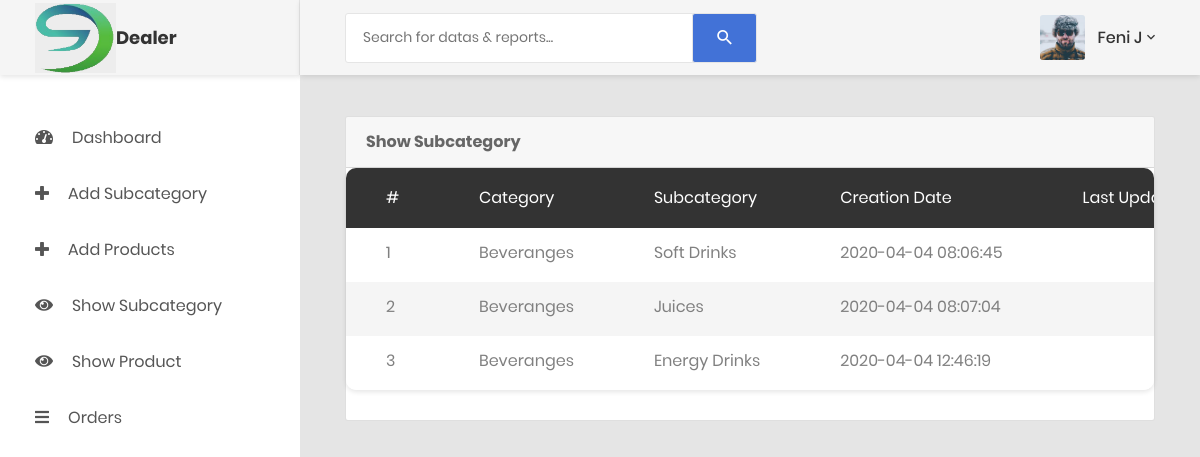
The page /ADMINDEALERSIDE/show_subcategory.php (signed in) on the database its author committed.
### tables this page shows
CREATE TABLE `tbl_dealer` (
  `DEALER_ID` int(11) NOT NULL,
  `DEALER_NAME` varchar(255) DEFAULT NULL,
  `DEALER_EMAIL` varchar(255) DEFAULT NULL,
  `DEALER_PASSWORD` varchar(255) DEFAULT NULL,
  `DEALER_CATEGORY` varchar(30) DEFAULT NULL,
  `DEALER_OTP` int(11) DEFAULT NULL,
  `DEALER_STATUS` char(1) DEFAULT NULL,
  `DEALER_PROFILE` varchar(255) NOT NULL
);

CREATE TABLE `subcategory` (
  `SUBCATEGORY_ID` int(11) NOT NULL,
  `CATEGORY_ID` int(11) NOT NULL,
  `DEALER_ID` int(11) NOT NULL,
  `SUBCATEGORY_NAME` varchar(255) NOT NULL,
  `SUBCATEGORY_STATUS` char(1) NOT NULL,
  `CREATION_DATE` timestamp NOT NULL DEFAULT current_timestamp() ON UPDATE current_timestamp(),
  `UPDATION_DATE` varchar(255) DEFAULT NULL
);

CREATE TABLE `category` (
  `CATEGORY_ID` int(11) NOT NULL,
  `CATEGORY_NAME` varchar(50) NOT NULL,
  `CREATION_DATE` timestamp NOT NULL DEFAULT current_timestamp() ON UPDATE current_timestamp(),
  `UPDATION_DATE` varchar(25) DEFAULT NULL,
  `CATEGORY_DESCRIPTION` varchar(300) NOT NULL
);

### ADMINDEALERSIDE/show_subcategory.php (the view, shortened to what this page needs)
<?php
include('includes/config.php');
if(strlen($_SESSION['alogin'])==0)
	{
header('location:login.php');
}
else{
?>
<!DOCTYPE html>
<html>
    <head>
    <?php include_once './includes/links.php'; ?>
    </head>
    <body><?php
        include_once './includes/header.php';
        include_once './includes/sidebar.php';
        ?>
        <div class="main-content">
                <div class="section__content section__content--p30">
                    <div class="container-fluid">
                        <div class="row">
                            <div class="col-lg-12">
                                <div class="card">
                                    <div class="card-header">
                                        <strong>Show Subcategory</strong>
                                    </div>
                        <div class="row">
                            <div class="col-lg-12">
                                <div class="table-responsive table--no-card m-b-30">
                                    <table class="table table-borderless table-striped table-earning">
                                        <thead>
                                            <tr>
                                                <th>#</th>
						<th>Category</th>
        					<th>Subcategory</th>
						<th>Creation date</th>
						<th>Last Updated</th>
                                            </tr>
                                        </thead>
                                        <tbody>
                                            <?php
                                            $id=$_SESSION['id'];
                                            $query=mysqli_query($con,"SELECT category.*,subcategory.* FROM subcategory,category WHERE subcategory.DEALER_ID='$id' and subcategory.CATEGORY_ID=category.CATEGORY_ID");
                                            $cnt=1;
                                            while($row=mysqli_fetch_array($query))
                                            {
                                            ?>
                                            <tr>
						<td><?php echo htmlentities($cnt);?></td>
                        			<td><?php echo htmlentities($row['CATEGORY_NAME']);?></td>
						<td><?php echo htmlentities($row['SUBCATEGORY_NAME']);?></td>
						<td> <?php echo htmlentities($row['CREATION_DATE']);?></td>
                        			<td><?php echo htmlentities($row['UPDATION_DATE']);?></td>
					</tr>
					<?php $cnt=$cnt+1; } ?>
		</div>
	</div>
                    </div>
		</div></div></div></div>
    </body>
</html>
<?php } ?>

### ADMINDEALERSIDE/includes/header.php (shortened to what this page needs)
<?php $b=$_SESSION['name'];
if($b=='ADMIN'){ ?>
<div class="page-container">
            <header class="header-desktop">
                <div class="section__content section__content--p30">
                    <div class="container-fluid">
                        <div class="header-wrap">
                            <form class="form-header" action="" method="POST">
                                <input class="au-input au-input--xl" type="text" style="height: 50px;" name="search" placeholder="Search for datas &amp; reports..." />
                                <button class="au-btn--submit" type="submit">
                                    <i class="zmdi zmdi-search"></i>
                                </button>
                            </form>
                            <div class="header-button">
                                <div class="account-wrap">
                                    <div class="account-item clearfix js-item-menu">
                                        <div class="image">
                                            <?php  $query = mysqli_query($con, "select * from tbl_admin where ADMIN_EMAIL='" . $_SESSION['alogin'] . "'");
                                                $row=  mysqli_fetch_array($query);
                                            ?>
                                            <img src="profileimagesADMIN/<?php echo htmlentities($row['ADMIN_ID']);?>/<?php echo htmlentities($row['ADMIN_PROFILE']);?>" alt="<?php $u=$_SESSION['name']; echo '"$u"'; ?>" />
                                        </div>
                                        <div class="content">
                                            <a class="js-acc-btn" href="#" style="text-decoration: none;"><?php $u=$_SESSION['name']; echo "$u"; ?></a>
                                        </div>
                                        <div class="account-dropdown js-dropdown">
                                            <div class="info clearfix">
                                                <div class="image">
                                                    <a href="#" style="text-decoration: none;">
                                                        <img src="profileimagesADMIN/<?php echo htmlentities($row['ADMIN_ID']);?>/<?php echo htmlentities($row['ADMIN_PROFILE']);?>" alt="<?php $u=$_SESSION['alogin']; echo '".$u."'; ?>" />
                                                    </a>
                                                </div>
                                                <div class="content">
                                                    <h5 class="name">
                                                        <a href="#" style="text-decoration: none;"><?php $u=$_SESSION['alogin']; if($u=="groceryshoppingsurat@gmail.com"){echo "Admin";}else{ echo "Dealer";}?></a>
                                                    </h5>
                                                    <span class="email"><?php $u=$_SESSION['alogin']; echo "$u"; ?></span>
                                                </div>
                                            </div>
                                            <div class="account-dropdown__body">
                                                <div class="account-dropdown__item">
                                                    <a href="admin_account.php"style="text-decoration: none;">
                                                        <i class="zmdi zmdi-account"></i>Account</a>
                                                </div>
                                                <div class="account-dropdown__item">
                                                    <a href="reset_password_admin.php" style="text-decoration: none;">
                                                        <i class="zmdi zmdi-key"></i>
                                                        <?php echo "   "; ?>Reset Password</a>
                                                </div>
                                            </div>
                                            <div class="account-dropdown__footer">
                                                <a href="logout.php" style="text-decoration: none;">
                                                    <i class="zmdi zmdi-power"></i>Logout</a>
                                            </div>
                                        </div>
                                    </div>
                                </div>
                            </div>
                        </div>
                    </div>
                </div>
            </header>
            <?php } else{ ?>
            <div class="page-container">
            <header class="header-desktop">
                <div class="section__content section__content--p30">
                    <div class="container-fluid">
                        <div class="header-wrap">
                            <form class="form-header" action="" method="POST">
                                <input class="au-input au-input--xl" type="text" style="height: 50px;" name="search" placeholder="Search for datas &amp; reports..." />
                                <button class="au-btn--submit" type="submit">
                                    <i class="zmdi zmdi-search"></i>
                                </button>
                            </form>
                            <div class="header-button">
                                <div class="account-wrap">
                                    <div class="account-item clearfix js-item-menu">
                                        <div class="image">
                                            <?php  $query = mysqli_query($con, "select * from tbl_dealer where DEALER_EMAIL='" . $_SESSION['alogin'] . "'");
                                                $row=  mysqli_fetch_array($query);
                                            ?>
                                            <img src="profileimagesDEALER/<?php echo htmlentities($row['DEALER_ID']);?>/<?php echo htmlentities($row['DEALER_PROFILE']);?>" alt="<?php $u=$_SESSION['name']; echo '"$u"'; ?>" />
                                        </div>
                                        <div class="content">
                                            <a class="js-acc-btn" href="#"><?php $u=$_SESSION['name']; echo "$u"; ?></a>
                                        </div>
                                    </div>
                                </div>
                            </div>
                        </div>
                    </div>
                </div>
            </header>
            <?php } ?>

### rows shown on the page
tbl_dealer: DEALER_PROFILE (picture)
subcategory: CATEGORY_ID.CATEGORY_NAME "Beveranges", SUBCATEGORY_NAME "Soft Drinks", CREATION_DATE "2020-04-04 08:06:45"
subcategory: CATEGORY_ID.CATEGORY_NAME "Beveranges", SUBCATEGORY_NAME "Juices", CREATION_DATE "2020-04-04 08:07:04"
subcategory: CATEGORY_ID.CATEGORY_NAME "Beveranges", SUBCATEGORY_NAME "Energy Drinks", CREATION_DATE "2020-04-04 12:46:19"

### other values the page prints
$u "Feni J"
